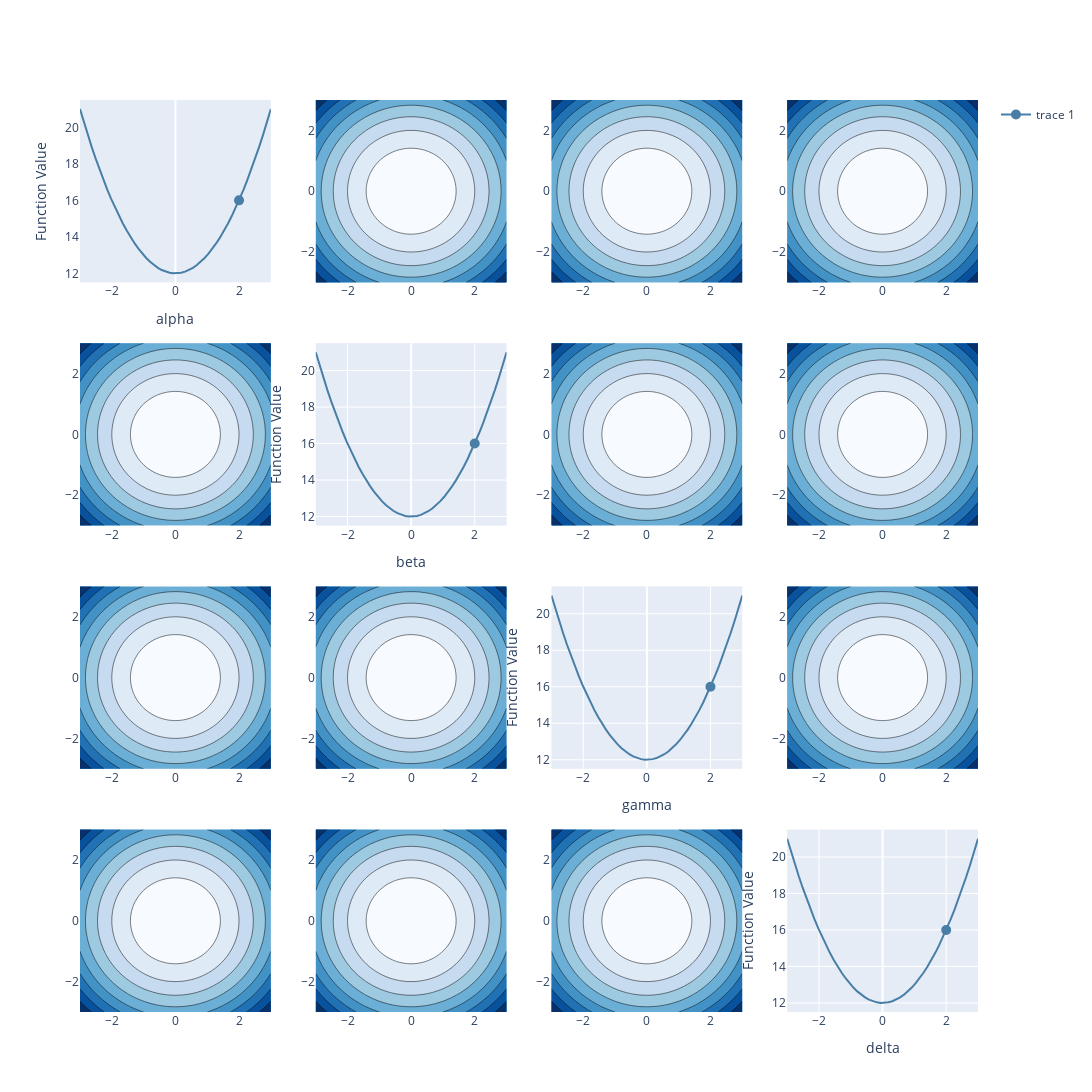

The code cell stored with this chart in its notebook:
### Markdown cell above
### Simple Contour Plot

### Code cell
def sphere(params):
    x = np.array(list(params.values()))
    return x @ x

params = {"alpha": 2, "beta": 2, "gamma": 2, "delta": 2}
bounds = om.Bounds(
    lower={name: -3 for name in params},
    upper={name: 3 for name in params},
)
fig = om.sandbox.slice_plot_3d(
    func=sphere,
    params=params,
    bounds=bounds,
    projection="contour",
    n_gridpoints=50,
    # selector=lambda x: [x["alpha"], x["beta"]],
)
fig.show()
